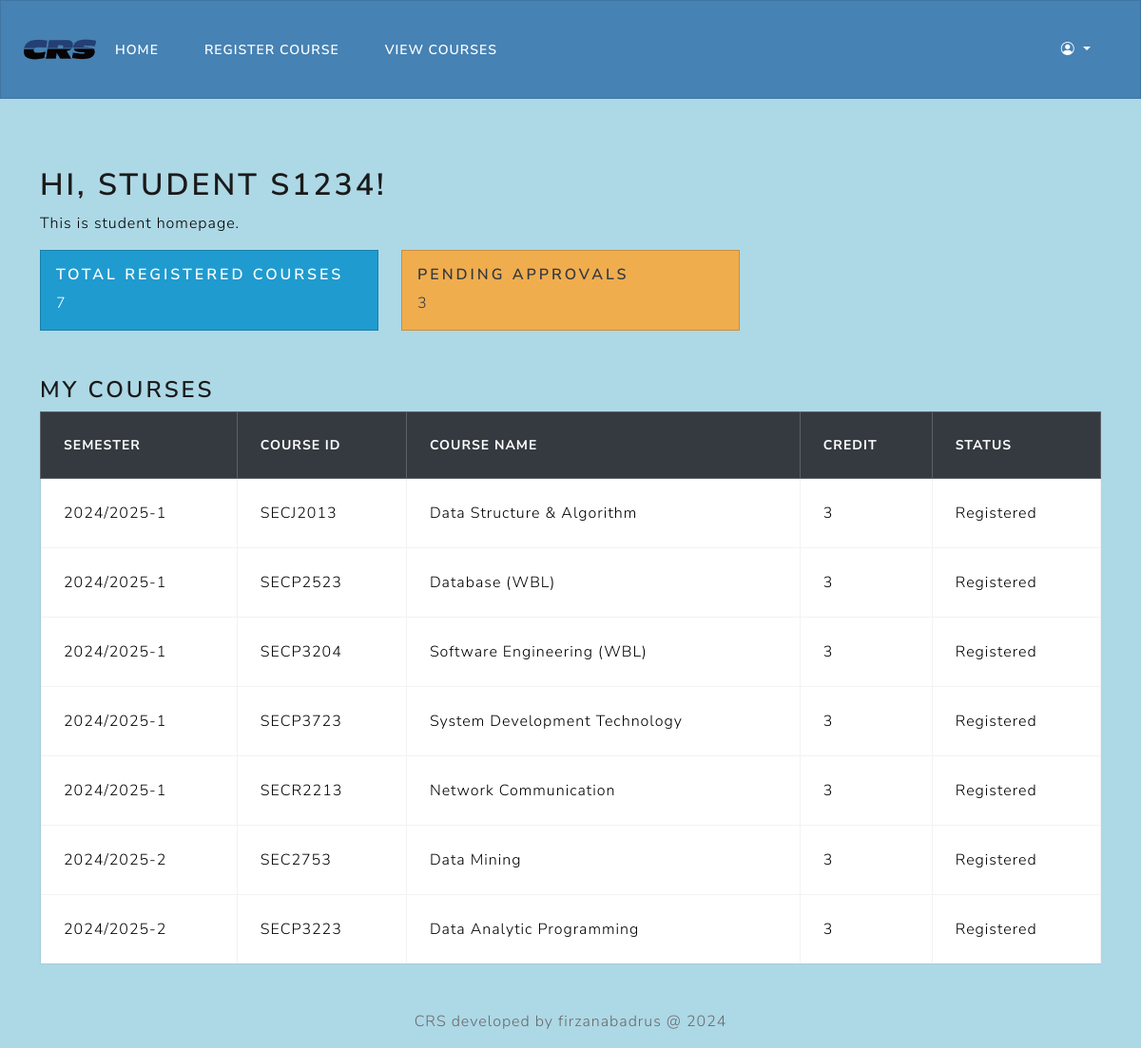
Screenshot of /crs/viewStudent.php (signed in) with the database file from the repository.
### tables this page shows
CREATE TABLE `tb_registration` (
  `r_tID` int(11) NOT NULL COMMENT 'This is the transaction ID',
  `r_student` varchar(10) NOT NULL,
  `r_course` varchar(10) NOT NULL,
  `r_sem` varchar(11) NOT NULL,
  `r_status` int(11) NOT NULL DEFAULT 1
);

CREATE TABLE `tb_course` (
  `c_code` varchar(10) NOT NULL,
  `c_name` varchar(255) NOT NULL,
  `c_credit` int(11) NOT NULL,
  `c_lect` varchar(10) NOT NULL
);

### crs/viewStudent.php (the view, shortened to what this page needs)
<?php
include 'headerStudent.php';
include 'dbconnect.php';
$student_id = $_SESSION['u_sNo'];
$query_courses = "SELECT COUNT(*) AS total_courses FROM tb_registration WHERE r_student = '$student_id' AND r_status = '1'";
$result_courses = mysqli_query($con, $query_courses);
$row_courses = mysqli_fetch_assoc($result_courses);
$total_courses = $row_courses['total_courses'];
$query_pending = "SELECT COUNT(*) AS total_pending FROM tb_registration WHERE r_student = '$student_id' AND r_status = '2'";
$result_pending = mysqli_query($con, $query_pending);
$row_pending = mysqli_fetch_assoc($result_pending);
$total_pending = $row_pending['total_pending'];
?>
<div class="container mt-4">
    <h1 class="text-primary">Hi, Student <?= htmlspecialchars($student_id); ?>!</h1>
    <p>This is student homepage.</p>
    <div class="row">
        <div class="col-md-4">
            <div class="card bg-info text-white animated-card">
                <div class="card-body">
                    <h5 class="card-title">Total Registered Courses</h5>
                    <p class="card-text"><?= $total_courses; ?></p>
                </div>
            </div>
        </div>
        <div class="col-md-4">
            <div class="card bg-warning text-dark animated-card">
                <div class="card-body">
                    <h5 class="card-title">Pending Approvals</h5>
                    <p class="card-text"><?= $total_pending; ?></p>
                </div>
            </div>
        </div>
    </div>
    <div class="mt-4">
        <br><h3>My Courses</h3>
        <table class="table table-bordered">
            <thead class="table-dark">
                <tr>
                    <th>Semester</th>
                    <th>Course ID</th>
                    <th>Course Name</th>
                    <th>Credit</th>
                    <th>Status</th>
                </tr>
            </thead>
            <tbody>
                <?php
               $query_list = "SELECT * FROM tb_registration
              LEFT JOIN tb_course ON tb_registration.r_course = tb_course.c_code
              LEFT JOIN tb_status ON tb_registration.r_status = tb_status.s_id
              WHERE r_student = '$student_id' AND r_status ='1'";
                $result_list = mysqli_query($con, $query_list);
                while ($row = mysqli_fetch_assoc($result_list)) {
                    $status = ($row['r_status'] == '1') ? 'Registered' : 'Pending';
                    echo "<tr>
                            <td>{$row['r_sem']}</td>
                            <td>{$row['r_course']}</td>
                            <td>{$row['c_name']}</td>
                            <td>{$row['c_credit']}</td>
                            <td>{$status}</td>
                          </tr>";
                }
                ?>
            </tbody>
        </table><br><br><br>
    </div>
</div>
<?php include 'footer.php'; ?>

### crs/headerStudent.php (style rules this page uses)
body { background-color: lightblue; color: black; }

### crs/viewStudent.php (style rules this page uses)
.animated-card { transition: transform 0.3s, box-shadow 0.3s; cursor: pointer; }

### rows the page displays
tb_registration: r_sem "2024/2025-1", r_course "SECJ2013", r_course.c_name "Data Structure & Algorithm", r_course.c_credit "3", r_status "Registered"
tb_registration: r_sem "2024/2025-1", r_course "SECP2523", r_course.c_name "Database (WBL)", r_course.c_credit "3", r_status "Registered"
tb_registration: r_sem "2024/2025-1", r_course "SECP3204", r_course.c_name "Software Engineering (WBL)", r_course.c_credit "3", r_status "Registered"
tb_registration: r_sem "2024/2025-1", r_course "SECP3723", r_course.c_name "System Development Technology", r_course.c_credit "3", r_status "Registered"
tb_registration: r_sem "2024/2025-1", r_course "SECR2213", r_course.c_name "Network Communication", r_course.c_credit "3", r_status "Registered"
tb_registration: r_sem "2024/2025-2", r_course "SEC2753", r_course.c_name "Data Mining", r_course.c_credit "3", r_status "Registered"
tb_registration: r_sem "2024/2025-2", r_course "SECP3223", r_course.c_name "Data Analytic Programming", r_course.c_credit "3", r_status "Registered"

### other values shown
$student_id "S1234"
$total_courses "7"
$total_pending "3"
